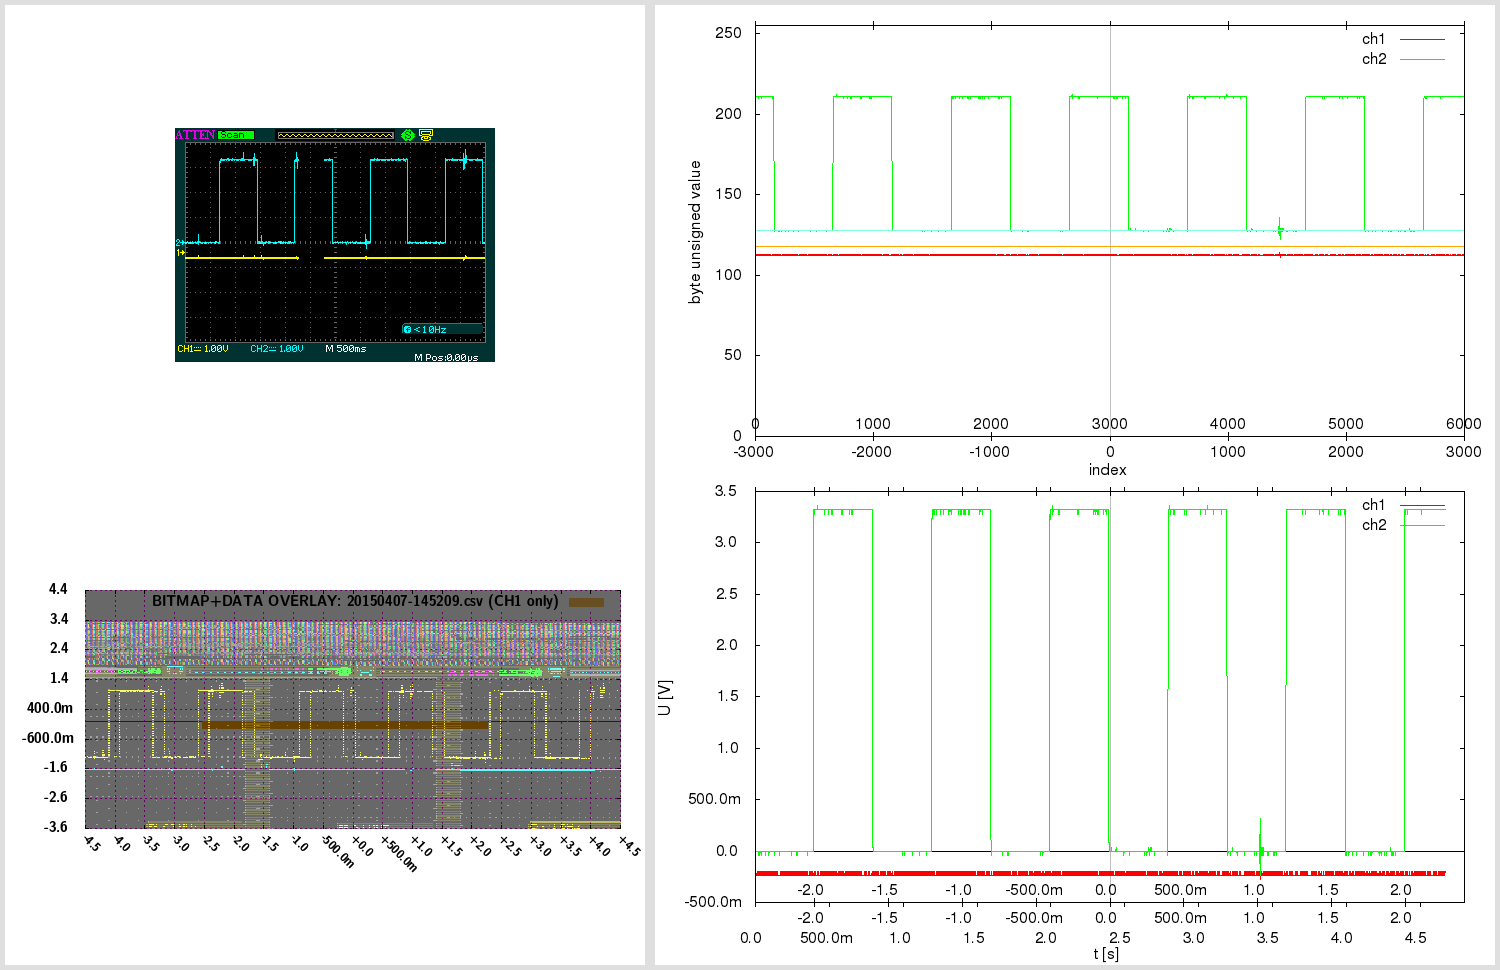

Recreate this plot in gnuplot.

# 20150407-145209.gnuplot [generated by /home/warreee/attenload/adsparse-wave.pl]
# single gnuplot file, with two potentially independent scripts
# generates three plots: one based on integer, other based on real (SI) values
# and one bitmap overlay - and then montages them using ImageMagick

# attengrab .csv can just be centered (over t)
# -> the x=0 (t=0) will correspond to scope center
# (but .DAV/.CSV will also need extra sample alignment)

# in Linux, to see available fonts, do:
# fc-list --verbose | grep 'fullname:' | less
# the two fonts used here:
# LMSansDemiCond10-Regular or "Latin Modern Sans Demi Cond"; and Helvetica
# Helvetica doesn't even get reported on my system:
# $ fc-list --verbose | grep 'fullname:' | grep -i 'Helvetica\|Demi Cond'
#	fullname: "LM Sans Demi Cond 10 Regular"(s) "LMSansDemiCond10-Regular"(s)


print "Gnuplotting..."

## "master settings" (shared between both parts of script)

# line color - specified by linestyles
set style line 1 linetype 1 linecolor rgb "red"
set style line 2 linetype 1 linecolor rgb "green"
set style line 3 linetype 1 linecolor rgb "orange"
set style line 4 linetype 1 linecolor rgb "aquamarine"
set style line 5 linetype -1 linecolor rgb "black"
set style line 6 linetype -1 linecolor rgb "gray"
set style line 7 linetype 1 linecolor rgb "blue"


# VARIABLES ########### ########### ###########

fnbase="20150407-145209"
fn_bmp = fnbase . ".bmp"
fn_pngr = fnbase . "_r.png"
fn_pngi = fnbase . "_i.png"
fn_pngov = fnbase . "_ov.png"
fn_pngt = fnbase . "_tmp.png"
fn_pngo = fnbase . ".png"

# scope screen(shot) properties
tdiv = 0.5          # T/DIV (50e-9)
toffs = 0        # time offset (scope) (200e-9)
vdiv1 = 1        # V/DIV CH1 (500e-3)
vdiv2 = 1         # V/DIV CH2 (50e-3)
voffs1 = -0.4         # volt offset CH1 (-1.5)
voffs2 = 0       # volt offset CH2 (100e-3)
sampintp  = 0.0008    # (500e-12)
sampintf  = 1/sampintp
sratacqf  = 5000      # (250e6)
sratacqp  = 1/sratacqf
#osf = 1.00    # oversample factor (multiplies .CSV and .DAV time domain) # unused here
adsFactor = 1.28

# (edges of current capture and divisions)
scope_hdiv=18
scope_vdiv=8
# enforce floating point (see below)
scope_trange = scope_hdiv*tdiv*1.0    # (900e-9)
scope_left=toffs-(scope_trange/2)     # (-250e-9)
scope_right=toffs+(scope_trange/2)    # (650e-9)
scope_bottom=-voffs1-(scope_vdiv*vdiv1/2) # -500e-3
scope_top=-voffs1+(scope_vdiv*vdiv1/2)    # 3.5

totalch1Vspan=scope_vdiv*vdiv1
totalch2Vspan=scope_vdiv*vdiv2
ch1Vcoeff = adsFactor*totalch1Vspan/(2**8)
ch2Vcoeff = adsFactor*totalch2Vspan/(2**8)

voffs1int = voffs1/ch1Vcoeff  # -10
voffs2int = voffs2/ch2Vcoeff  # 0

acsv_fn = fnbase . '.csv' # '20130020-013902.csv' # from attenload tmp_wav
acsz=6000         # tmp_wav/.csv size (900)
fts=0.0008         # final timestep (sampling period)
# here scope_trange could be 18*1, with acsz 16000;
# if as integer, 18/16000 would be 0 - enforce floating point
# above enforcing scope_trange to float doesn't work,
# must again here:
tdivp = 1.0*scope_trange/acsz   # sampling rate, based on scope range and numsamples in tmp (1ns)
tdivf = 1/tdivp             # freq based on that sampling rate

# just in case - not needed usually:
triglevel=480e-3
trigholdoff=100e-9

toffsamp = toffs/fts		# 0
# time finetune offset - int (samples) (depends on range)
tfoi = -164


#### extract bitmap from .png, if .bmp not present
# was -crop 480x234+10+10; now -crop 480x234+95+128

cmdstr = 'if (! test -f "'.fn_bmp.'") ; then \
  echo -n "'.fn_bmp.' not found .. " ; \
  if [ -f "'.fn_pngo.'" ] ; then \
    echo -n "'.fn_pngo.' found - extracting" ; \
    convert -crop 480x234+95+128 "'.fn_pngo.'" "'.fn_bmp.'" ; \
  else \
    echo -n "'.fn_pngo.' not found - cannot extract" ; \
  fi ; \
else \
  echo -n "'.fn_bmp.' found - using that" ; \
fi; echo'

#print cmdstr
# note - since cmdstr above uses double quotes,
# must use single quotes for bash here!:
print system("bash -c '". cmdstr ."' 2>&1")


##################################
###### plot directly with unsigned byte data

set terminal png size 840,480
set termoption enhanced
set termoption font "Helvetica, 12"

set output fn_pngi
set datafile separator ","

# set axis label
set xlabel "index" offset 0.0,0.8
set ylabel "byte unsigned value" offset 1.0,0.0


# horizontal line as functions
zeroline(x)=128
ch1offs(x)=128+voffs1int # (-10)
ch2offs(x)=128+voffs2int # (0)

# vertical line - headless arrow
# "y" scope axis in middle:
ymI = acsz/2
set arrow from ymI,0 to ymI,255 nohead ls 5
# time offset:
toI = ymI - toffs/fts
set arrow from toI,0 to toI,255 nohead ls 6


# must use multiplot here, to have two x-axes
# and thus, must set lmargin, so both graphs match

set size 1.0,0.9      # 0.1/2 = 0.05
set bmargin 0
set lmargin 10
set yrange [0:255] # 8-bit


set multiplot

set origin 0,0.1
set xrange [0:acsz]
set xtics in
set xtics offset 0,graph 0.08
plot \
  zeroline(x) with lines notitle ls 5,\
  acsv_fn using 1:2 with lines title "ch1" ls 1, \
  "" using 1:3 with lines title "ch2" ls 2, \
  ch1offs(x) with lines notitle ls 3, \
  ch2offs(x) with lines notitle ls 4

unset arrow # if big offset, line from prev. can 'leak' in next at diff place, so reset

set origin 0,0.1
set xtics out
set xtics offset 0,graph 0.02
set xrange [-acsz/2:acsz/2-1]
#set xtics nomirror 500
set noytics
set noylabel
unset xlabel # set xlabel ""
set border 1
plot 0 notitle

set nomultiplot


### reset previous settings
#unset border # no work for default
set border    # Draw default borders:
set ytics
unset yrange


##################################
###### plot with converted real SI units

# reset # resets set style line!

set terminal png size 840,480
set termoption enhanced
set termoption font "Helvetica, 12"

set output fn_pngr
set datafile separator ","

# set axis label
set xlabel "t [s]" offset 0.0,0.1
set ylabel "U [V]" offset 1.0,0.0

# axis tics format
set format y "%.1s%c"
set format x "%.1s%c"


# horizontal line as functions
zerolineR(x)=0
# don't show real offsets; they could be way off depending on V/DIV
#ch1offsR(x)=0+(-0.4)
#ch2offsR(x)=0+(0)

# "y" scope axis in middle (the +1 added to ymI so it snaps at 0):
ymR=(ymI+1)*fts
set arrow from ymR,graph 0 to ymR,graph 1 nohead ls 5
# time offset:
toR=toI*fts
set arrow from toR,graph 0 to toR,graph 1 nohead ls 6
# indicate scope range here too
set arrow from scope_left+toR,graph 0 to scope_left+toR,graph 1 nohead ls 7
set arrow from scope_right+toR,graph 0 to scope_right+toR,graph 1 nohead ls 7


# must use multiplot here, to have two x-axes
# and thus, must set lmargin, so both graphs match

set size 1.0,0.9      # 0.1/2 = 0.05
set bmargin 0
set lmargin 10
set yrange [] writeback # since we don't set explicity, must save autorange
set autoscale y

set multiplot

set origin 0,0.13
set xrange [0:acsz*fts]
set xtics out
set xtics offset 0,graph -0.03
plot \
  zerolineR(x) with lines notitle ls 5,\
  acsv_fn using ($4+tfoi*fts):5 with lines title "ch1" ls 1, \
  "" using ($4+tfoi*fts):6 with lines title "ch2" ls 2

set yrange restore # this saves the found yrange after `plot`
unset arrow # if big offset, line from prev. can 'leak' in next at diff place, so reset

set origin 0,0.13
set xtics out
set xtics offset 0,graph 0.02
set xrange [(-acsz/2)*fts:(acsz/2-1)*fts]
set noytics
set noylabel
unset xlabel # set xlabel ""
set border 1
plot GPVAL_Y_MIN notitle

set origin 0,0.13
set xtics in
set xtics offset 0,graph 0.08
# wrong to put xrange [scope_left:scope_right] here;
# as [scope_left:scope_right] could be a snippet,
# and this graph shows entire capture!
# simply move the previous scale for toffset
toRR=(acsz/2.)*fts-toR
set xrange [(-acsz/2)*fts+toRR:(acsz/2-1)*fts+toRR]
set noytics
set noylabel
unset xlabel # set xlabel ""
set border 1
plot GPVAL_Y_MIN notitle

set nomultiplot


##################################
###### plot with bitmap and data overlay

# here 840,480 remains as output png size,
# even if not set explicitly; also, make
# the height smaller - so can have gravity North in montage

set terminal png truecolor size 640,305 # size 840,480
set termoption enhanced
myfont="LMSansDemiCond10-Regular"   # LMSansDemiCond10-Regular or "Latin Modern Sans Demi Cond"
# cannot do concatenation direct in termoption line, so in separate string
myfontb="".myfont.", 12"
set termoption font myfontb

set output fn_pngov
set datafile separator ","


set autoscale
unset xtics
unset ytics
unset border
unset arrow # delete all arrows
unset object # (hopefully) delete objects?

set xrange [scope_left:scope_right]
xticstep=(scope_right-scope_left)/scope_hdiv
set xtics in scope_left,xticstep,scope_right scale 1
set yrange [scope_bottom:scope_top]
yticstep=(scope_top-scope_bottom)/scope_vdiv
set ytics in scope_bottom,yticstep,scope_top scale 1
set grid xtics ytics back linecolor rgb "magenta"
# right is only gnuplot 4.6 - without it ok w/ 4.4
#set xtics rotate by -45 offset 2.5,-1.50 right format "%+.1s%c" font myfont.',10'
set xtics rotate by -45 offset 0.0,0.0 format "%+.1s%c" font myfont.',10'
set key noenhanced

# dimensions of scope screenshot bitmap
bmp_w=480
bmp_h=234

# alpha bmp transparency [0:255]
bmp_alpha = 150
# boxes fillstyle transparent solid 0.10
box_transp = (1.-(acsz/16384.))*0.9 + 0.10

# plot string for data in transparent bitmap:
plot1au = "(($0-acsz/2.+tfoi)*fts+toffs):($5)"

# bmp_w=480 bmp_h=234 ; inside 451x201+15+14
# on plot: scope_left:scope_right and scope_bottom:scope_top!
# (so toffset is built in!)

bdx = scope_trange/(451.0-1)  # [s/pixel] /451: 1.99557e-09 vs 2.000e-9 manually
bdy = totalch1Vspan/(201.0-1) # [V/pixel] /201: 0.0199005 vs 0.02005 manually
bofx = -((scope_trange/2.0)-toffs+(15.0+0)*bdx) #-15.0*bdx # -2.8e-7
bofy = -((totalch1Vspan/2.0)+voffs1+(14.0+5)*bdy) #-14.0*bdy # -0.88

# seems `boxes fillstyle transparent solid 0.40` makes some seethroughs
# or something with bmp alpha overlay; but even without, all the same?
# because the red + blue (somehow inverted) creates a gray.. better green or orange

_plot_str = "zerolineR(x) with lines notitle ls 1,\
acsv_fn \
  using ".plot1au." with boxes fillstyle transparent solid box_transp noborder linestyle 3\
  title 'BITMAP+DATA OVERLAY: '.acsv_fn.' (CH1 only)',\
fn_bmp \
  binary array=(bmp_w,bmp_h) skip=54 format='%uchar' \
  dx=bdx dy=bdy origin=(bofx,bofy) \
  using 1:2:3:(bmp_alpha) \
  with rgbalpha t ''"

# seems actual plot in screenshot bitmap (480 × 234)
#  is at: 451x201+15+14; aspect ratio 201/451 = 0.445676
set size ratio 0.445676

eval("plot " . _plot_str)




##################################
###### montage commands

# used to be in attengrab; now here
# call ImageMagick montage via system
# and montage in `gnuplot` (easier to separate)

print "Montaging images..."
# this works in ImageMagick 6.6.2-6, but not in 6.5.7-8
#      '.fn_pngov.' -gravity Center -extent x480  \#
# must spec -extent 640x480 for 6.5

cmdstr = 'montage \
  <(montage \
    <(convert \
      '.fn_bmp.' -gravity Center -crop 640x480-10+0! -flatten  \
      bmp:-) \
    <(convert \
      '.fn_pngov.' -gravity Center -extent 640x480  \
      bmp:-) \
  -tile 1x -geometry +0+0  \
  bmp:-) \
  <(montage \
    '.fn_pngi.' \
    '.fn_pngr.' \
  -tile 1x -geometry +0+0  \
  bmp:-) \
-geometry +0+0 -border 5 \
'.fn_pngo

print cmdstr
print system('bash -c "'. cmdstr .'" 2>&1')

print "Deleting temp files ..."

delcmd = "rm"

# leave the bitmap for now
# actually, let attengrab handle it - since
# it may need to be re-taken!
# #cmdstr = delcmd ." ". fn_bmp
# #print cmdstr . "  " . system(cmdstr . " 2>&1")

cmdstr = delcmd ." ". fn_pngr
print cmdstr . "  " . system(cmdstr . " 2>&1")

cmdstr = delcmd ." ". fn_pngi
print cmdstr . "  " . system(cmdstr . " 2>&1")

cmdstr = delcmd ." ". fn_pngov
print cmdstr . "  " . system(cmdstr . " 2>&1")




# note:
# set terminal png size 840,480 # size defaults to 640x480 px
# set terminal pdf size 10,3 # size defaults to 5x3 in
# enhanced text: set termoption enhanced

# vertical line - headless arrow
# need ymin and ymax; gnuplot gives them only after plot -
# - and even then they do not correspond to end ticks
# - and even then, cannot get the arrow to show, after the second `plot`
# .. nor can I edit it anyhow; it must run before the first `plot`
# so instead of that, position y coordinates relative to graph (0 to 1)
#set arrow 1 from graph 0.5,0 to graph 0.5,1 nohead ls 5

# in multiplot, yrange should be after the size command
# note: xrange could be 2250 or 450
# so leave it to autoscale here? will be accurate since it's integer index...
# now set explicitly by script # below in multiplot

# axis tics format
# for engineering notation - 'help format specifiers':
# "A 'scientific' power is one such that the exponent is a multiple of three."

# print "Montaging images..."

# "The 'tile' size is then set to the largest dimentions
# of all the resized images, and the size actually specified."
# "by removing the 'size' component, non of the images will
# be resized, and the 'tile' size will be set to the largest
# dimensions of all the images given"
# not so simple: http://unix.stackexchange.com/questions/4046/
# can be done in one command with bash subprocess pipes (bash only)
# was: .fn_bmp.' -gravity NorthWest ; fn_pngov.' -gravity North
# can pad with -gravity Center -extent 640x480;
# but also with crop! -flatten - there have offset too!
# -geometry +2+2 can also mess up the last -border 5 !

# bmp scale worked for:
# bmp_w=480 bmp_h=234 ; inside 451x201+15+14
# tdiv = 5e-08,  toffs = 2e-07,  vdiv1 = 0.5,   voffs1 = -1.5,
# dx=2.000e-9 dy=0.02005 origin=(-2.8e-7,-0.88) for
# tspan = 18*tdiv = 18*5e-08 = 9e-07s
# vspan1 = 8*vdiv1 = 8*0.5 = 4V
# tspan/451 = 9e-07/451 = 1.99557e-09 s/pixel
# vspan1/201 = 4/201 = 0.0199005 V/pixel
# bdx=tspan/(451-1) = '9e-07/(451-1)' = 2e-09
# bdy=vspan1/(201-1) = '4/(201-1)' = 0.02
# 15*bdx = 15*2e-9 = 3e-08
# 14*bdy = 14*0.02 = 0.28
# 15*1.99557e-09 = 2.99335e-08
# 14*0.0199005 = 0.278607
